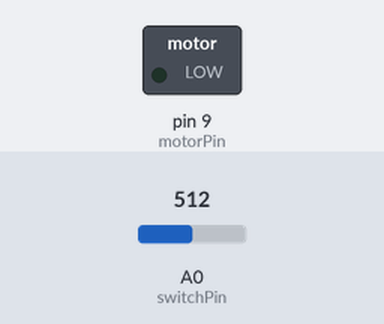
This sketch was run on a simulated Arduino Uno, built with avr-gcc and run on an emulated ATmega328P. Parts: switched loads named in the sketch (green lamp = pin HIGH). Inputs (shaded band) come from the test bench; at power-on: A0 (switchPin) = 512. What the sketch prints to the serial monitor is not drawn.

Above: at 1.2 s.
1.3 s: A0 (switchPin) set to 1023
At 2.5 s:
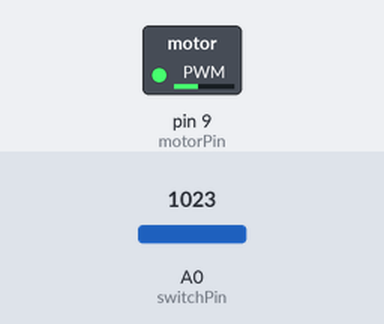
2.8 s: A0 (switchPin) set to 716
At 3.2 s:
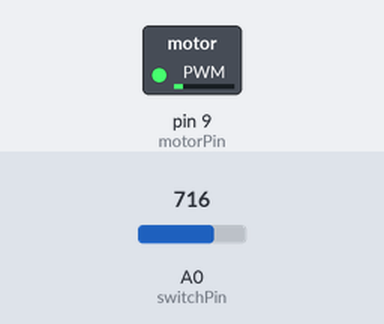
4.3 s: A0 (switchPin) set to 0
At 4.8 s:
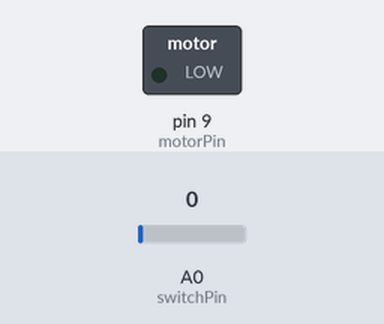
Timing chart, 0 to 7.3 s (numbered marks = the images above; inputs shaded):
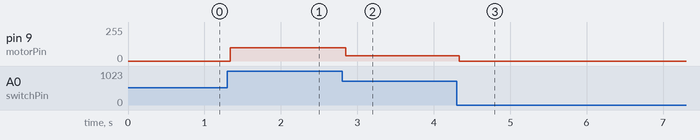

Measured:
- after the input at 1.3 s, pin 9 (motorPin): 0/255 → 100/255 at once
- after the input at 2.8 s, pin 9 (motorPin): 100/255 → 38/255 after 0.05 s
- after the input at 4.3 s, pin 9 (motorPin): 38/255 → 0/255 at once

The sketch:

Project09_mod.ino
```cpp
const int switchPin = A0;
const int motorPin = 9;
int switchState = 0;
int switchVal;
const int switchValLow = 520;
const int switchValHigh = 1023;
void setup() {
  pinMode(motorPin,OUTPUT);
  pinMode(switchPin,INPUT);
  Serial.begin(9600); // This serial comms just helps you see what ranges are being read
                      // from your variable resistance and the respective DC motor speed
}

void loop() {
  // put your main code here, to run repeatedly:
  switchVal = analogRead(switchPin); // This is where your potentiometer needs to be connected in series to
  Serial.print("Current power rating: "); // Power may not be most accurate term, but you get the idea
  Serial.print(switchVal);

  // The following two if statements guarantee the switch value never falls below or above a certain range,
  // which just smooths out the map function below. You may need to adjust these based on your resistor values.
  if (switchVal<switchValLow){
    switchVal = switchValLow;
  }
  if (switchVal>switchValHigh){
    switchVal = switchValHigh;
  }

  int wheelSpeed = map(switchVal,switchValLow,switchValHigh,0,100); // Map, as mentioned in the video, sets your
                                                                    // input analog reading into a proportional response
                                                                    // between a desired low and high point, see '0' and '100'

  analogWrite(9,wheelSpeed); // The mapped analogRead from swtichPin is then sent out through the Arduino's pin 9 with PWM control
                             // The pulse width is determined by the wheelSpeed variable.
}
```
